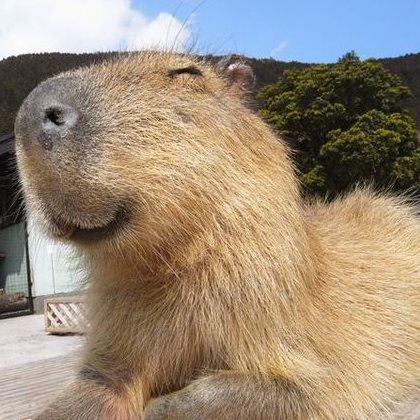
#> input picture lab1/input_image.png, 420 x 420 px
$ python lab1.py
#> lines starting #> are read from the running program, lines starting #| are printed output that depends on the picture
import numpy as np
import matplotlib.pyplot as plt
from skimage import color, io
from skimage.transform import radon, iradon


print("1...")
img = io.imread("input_image.png")
#> img is the input picture: shape (420, 420, 3); mean R, G, B 155.9, 140.6, 122
gray_img = color.rgb2gray(img)
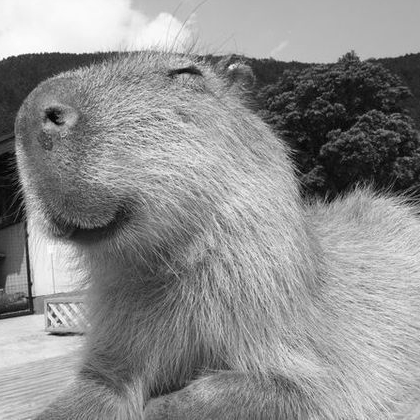
#> gray_img: shape (420, 420) float64; min 0.0014, max 1, mean 0.559

print("2...")
plt.imshow(img)
plt.title("Оригинал")
plt.show()

print("3...")
plt.imshow(gray_img, cmap="gray")
plt.title("Ч/Б")
plt.show()

print("4...")

for step_deg in [10., 5., 1.]:
    print(f"    {step_deg} deg...")

    n_points = int(round(180. / step_deg))
    theta = np.linspace(0., 180., n_points, endpoint=False)
    radon_data = radon(gray_img, theta=theta)
    restored_image = iradon(radon_data, theta)

    plt.imshow(restored_image, cmap="gray")
    plt.title(f"Восстановленное изображение (шаг: {step_deg}°)")
    plt.show()
#> this loop made 3 passes
#> pass 1, `restored_image = iradon(radon_data, theta)`:
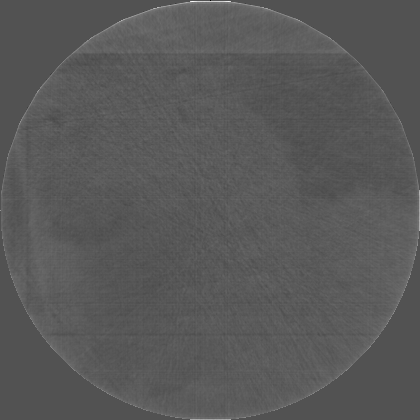
#> restored_image: shape (420, 420) float64; min -5.53, max 11.64, mean 0.472; drawn with min black and max white
#> pass 2, `radon_data = radon(gray_img, theta=theta)`:
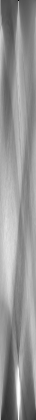
#> radon_data: shape (420, 36) float64; min 0, max 347.2, mean 201.4; drawn with min black and max white
#> pass 2, `restored_image = iradon(radon_data, theta)`:
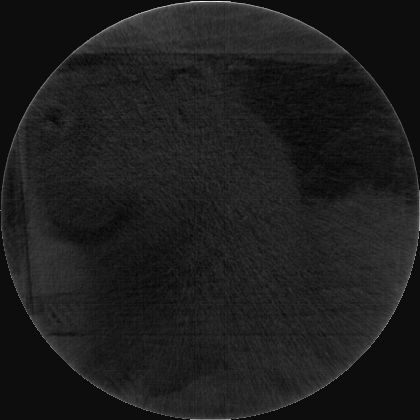
#> restored_image: shape (420, 420) float64; min -0.38, max 6.87, mean 0.471; drawn with min black and max white
#> pass 3, `radon_data = radon(gray_img, theta=theta)`:
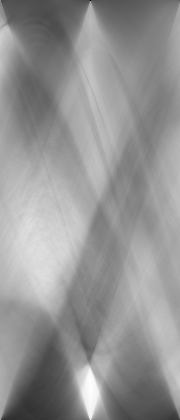
#> radon_data: shape (420, 180) float64; min 0, max 347.2, mean 201.3; drawn with min black and max white

print("Done!")
